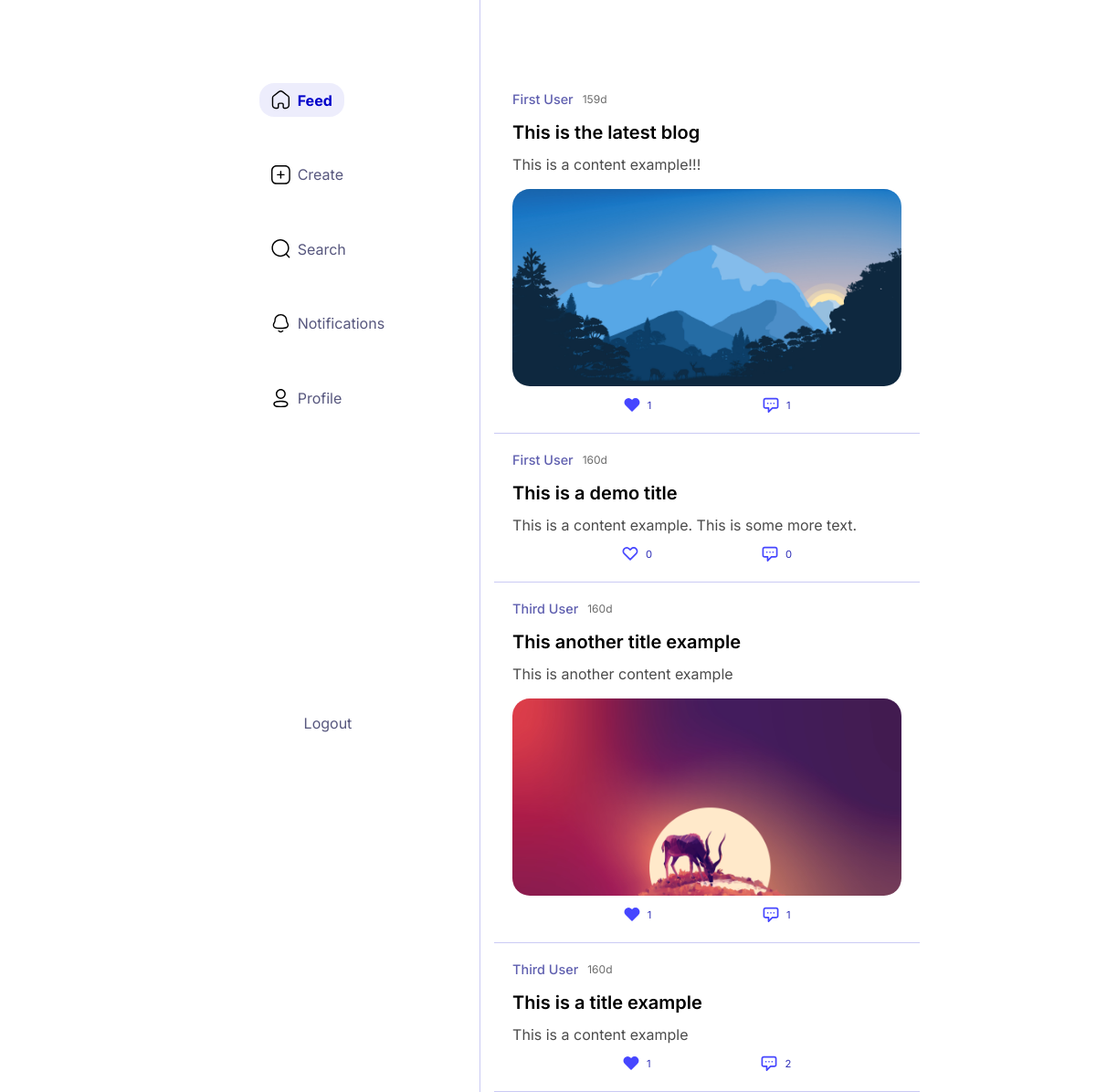
The app's page /main (signed in) with its own data.
### models.py (models this page shows, shortened)
class Post(db.Model):
    __tablename__ = 'post'
    post_id = db.Column(db.Integer, primary_key=True, autoincrement=True)
    author = db.Column(db.Integer, db.ForeignKey('user.user_id', ondelete='CASCADE'))
    title = db.Column(db.String, nullable=False)
    content = db.Column(db.String)
    img = db.Column(db.String)
    created_on = db.Column(db.DateTime, nullable=False)
    archieved = db.Column(db.Boolean, default=False)
    likes = db.relationship('User', secondary='like', primaryjoin='Post.post_id==like.c.post_id', secondaryjoin='User.user_id==like.c.liked_by', uselist=True, backref='post')
    comments = db.relationship('Comment', uselist=True, backref='post', cascade='all, delete')

class User(db.Model, UserMixin):
    __tablename__='user'
    user_id = db.Column(db.Integer, primary_key=True, autoincrement=True)
    username = db.Column(db.String(20), nullable=False, unique=True)
    password = db.Column(db.String(100), nullable=False)
    name = db.Column(db.String(100), nullable=False)
    role = db.Column(db.String(10), nullable=False)
    pic = db.Column(db.String)
    bio = db.Column(db.String(100))
    followers = db.relationship('User', secondary='follow',  primaryjoin='User.user_id==follow.c.following', secondaryjoin='User.user_id==follow.c.follower', uselist=True, back_populates='following', order_by='user.c.name')
    following = db.relationship('User', secondary='follow', primaryjoin='User.user_id==follow.c.follower', secondaryjoin='User.user_id==follow.c.following', foreign_keys='user.c.user_id', uselist=True, back_populates='followers', order_by='user.c.name')
    posts = db.relationship('Post', uselist=True, backref='created_by', order_by='post.c.created_on.desc()', cascade='all, delete')
    comments = db.relationship('Comment', uselist=True, backref='commentor', cascade='all, delete')
    notifications = db.relationship('Notification', uselist=True, backref='user', primaryjoin='User.user_id==notification.c.to_notify', cascade='all, delete')
    def get_id(self):
        return self.user_id

### main.py (the view)
@app.route('/')
@app.route('/feed')
@app.route('/home')
@app.route('/index')
@app.route('/main', methods=['GET'])
@login_required
def feed():
    users=[]
    for user in current_user.following:
        users.append(user.user_id)
    posts = Post.query.filter(Post.archieved==False).filter(Post.author.in_(users)).order_by(desc(Post.created_on)).all()
    time_var=[]
    time_diff = []
    for post in posts:
        if len(post.title) > 42:
            post.title = post.title[0:43]+'...'
        if len(post.content) > (56*3-9):
            post.content = post.content[0:158]+'...'
        output = time_stamp(post.created_on)
        time_diff.append(output[0])
        time_var.append(output[1])
    return render_template('index.html', posts=posts, time_diff=time_diff, time_var=time_var, current_user=current_user)

### main.py (called while the page is built, shortened)
def time_stamp(t):
    diff = dt.datetime.now() - t
    t_diff=0
    flag='s'
    if diff.seconds < 60:
        t_diff = int(diff.seconds)
        return [t_diff, flag]
    else:
        t_diff = round(diff.seconds / 60)
        flag='min'
        if t_diff >= 60:
            if diff.days >= 1:
                t_diff = round(diff.days)
                flag='d'
            else:
                t_diff = round(t_diff / 60)
                flag='h'
    return [t_diff, flag]

@login_manager.user_loader
def load_user(user_id):
    return User.query.get(int(user_id))

### templates/index.html (shortened to what this page needs)
{% extends 'base.html' %}
{% block styles %}
    <link rel="stylesheet" href="{{ url_for('static', filename='styles/index.css') }}" />
{% endblock %}
{% block page %}
            {% for post in posts %}
            <div class="feed-post">
                <div class="post-details">
                    <a href="profile/{{post.created_by.username}}" class="author">
                    {% if post.created_by.name | length > 20 %} {{post.created_by.name[0:21]}}... {% else %} {{post.created_by.name}} {% endif %}</a>
                    <p class="timestamp">{{time_diff[loop.index-1]}}{{time_var[loop.index-1]}}</p>
                </div>
                <a href="/post/{{post.post_id}}" class="wrapper" >
                    <div class="post-content">
                        <p class="title">{{post.title}}</p>
                        <p class="content">{{post.content}}</p>
                    </div>
                    {% if post.img %}
                    <div class="post-image">
                        <img src="{{url_for('static', filename='')}}/images/uploads/{{post.img}}" />
                    </div>
                    {% endif %}
                </a>
                <div class="post-engagement">
                    <a href="/like/{{post.post_id}}" class="like eng">
                        <svg width="16" class="like-icon {% if current_user in post.likes %}fill{% endif %}" height="14" viewBox="0 0 16 14" fill="none" xmlns="http://www.w3.org/2000/svg">
                            <path d="M2.2385 1.7385C1.9251 2.0519 1.67649 2.42396 1.50688 2.83343C1.33727 3.24291 1.24997 3.68178 1.24997 4.125C1.24997 4.56821 1.33727 5.00709 1.50688 5.41656C1.67649 5.82604 1.9251 6.1981 2.2385 6.5115L8 12.273L13.7615 6.5115C14.3944 5.87856 14.75 5.02011 14.75 4.125C14.75 3.22989 14.3944 2.37144 13.7615 1.7385C13.1286 1.10556 12.2701 0.749978 11.375 0.749978C10.4799 0.749978 9.62144 1.10556 8.9885 1.7385L8 2.727L7.0115 1.7385C6.6981 1.4251 6.32604 1.17649 5.91657 1.00688C5.50709 0.837268 5.06822 0.749969 4.625 0.749969C4.18179 0.749969 3.74291 0.837268 3.33343 1.00688C2.92396 1.17649 2.5519 1.4251 2.2385 1.7385V1.7385Z" stroke="#4646ff" stroke-width="1.5" stroke-linecap="round" stroke-linejoin="round"/>
                        </svg>
                        <p class="like-count">{{post.likes | length}}</p>
                    </a>
                    <a href="/post/{{post.post_id}}#comments-section" class="comment eng">
                        <p class="comment-count">{{post.comments | length}}</p>
                        </a>
                </div>
            </div>
            {% endfor %}
{% endblock %}

### static/styles/base.css (style rules this page uses)
* { font-family: 'Inter', sans-serif; padding: 0; margin: 0; }
html { font-size: 16px; scroll-behavior: smooth; }
body { height: 100vh; word-break: break-all; }
a { text-decoration: none; }

### static/styles/index.css (style rules this page uses)
.feed-post { border-bottom: 1.5px solid #0000ca35; padding: 20px; text-decoration: none; }
.wrapper { display: block; text-decoration: none; color: #000000; }
.post-details { display: flex; gap: 10px; align-items: center; margin-bottom: 1rem; }
.author { font-size: 0.9rem; font-weight: 500; color: #000080a1; }
.timestamp { font-size: 0.75rem; color: #6C6C6C; }
.title { display: inline-block; font-size: 1.25rem; font-weight: 600; margin-bottom: 0.75rem; border-bottom: 1.5px solid transparent; transition: border-bottom 200ms ease-in; }
.content { font-size: 1rem; color: #4B4B4B; line-height: 1.3rem; }
.post-image { width: 100%; height: 13.5rem; overflow: hidden; margin-top: 1rem; border-radius: 1.2rem; }
.post-image > img { width: 100%; }
.post-engagement { display: flex; align-items: center; justify-content: space-evenly; margin-top: 0.7rem; }
.post-engagement > a { text-decoration: none; color: #0303a9d6; }
.eng { display: flex; align-items: center; gap: 8px; transition: transform 300ms; }
.eng > p { font-size: 0.7rem; }
.eng > svg { width: 18px; height: 20px; stroke: #555555; }
.fill { fill: #4646ff; stroke:#4646ff !important; }

### records on screen
Post: created_by.name "First User", index "159", index "d", title "This is the latest blog", content "This is a content example!!!", img (picture), likes|length "1", comments|length "1"
Post: created_by.name "First User", index "160", index "d", title "This is a demo title", content "This is a content example. This is some more text.", likes|length "0", comments|length "0"
Post: created_by.name "Third User", index "160", index "d", title "This another title example", content "This is another content example", img (picture), likes|length "1", comments|length "1"
Post: created_by.name "Third User", index "160", index "d", title "This is a title example", content "This is a content example", likes|length "1", comments|length "2"
